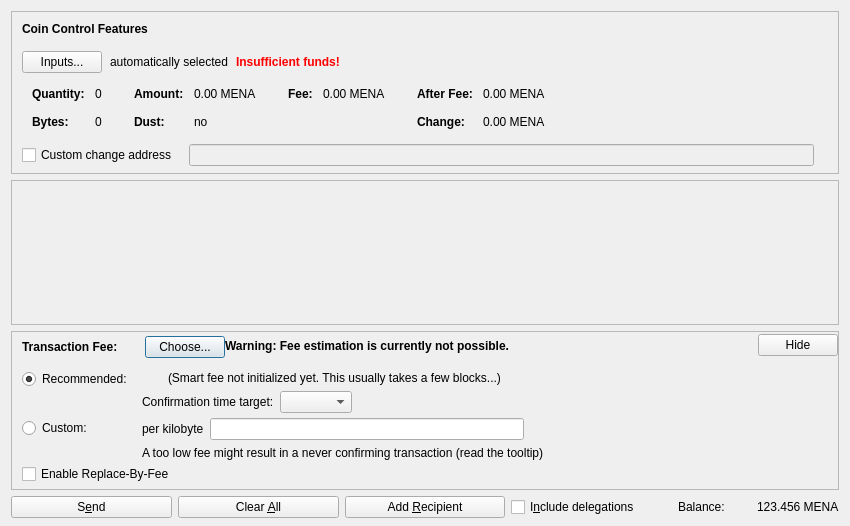
<?xml version="1.0" encoding="UTF-8"?>
<ui version="4.0">
 <class>SendCoinsDialog</class>
 <widget class="QDialog" name="SendCoinsDialog">
  <property name="geometry">
   <rect>
    <x>0</x>
    <y>0</y>
    <width>850</width>
    <height>526</height>
   </rect>
  </property>
  <property name="windowTitle">
   <string>Send Coins</string>
  </property>
  <layout class="QVBoxLayout" name="verticalLayout" stretch="0,1,0,0">
   <property name="bottomMargin">
    <number>8</number>
   </property>
   <item>
    <widget class="QFrame" name="frameCoinControl">
     <property name="sizePolicy">
      <sizepolicy hsizetype="Expanding" vsizetype="Expanding">
       <horstretch>0</horstretch>
       <verstretch>0</verstretch>
      </sizepolicy>
     </property>
     <property name="maximumSize">
      <size>
       <width>16777215</width>
       <height>16777215</height>
      </size>
     </property>
     <property name="frameShape">
      <enum>QFrame::StyledPanel</enum>
     </property>
     <property name="frameShadow">
      <enum>QFrame::Sunken</enum>
     </property>
     <layout class="QVBoxLayout" name="verticalLayoutCoinControl2">
      <property name="spacing">
       <number>0</number>
      </property>
      <property name="leftMargin">
       <number>0</number>
      </property>
      <property name="topMargin">
       <number>0</number>
      </property>
      <property name="rightMargin">
       <number>0</number>
      </property>
      <property name="bottomMargin">
       <number>6</number>
      </property>
      <item>
       <layout class="QVBoxLayout" name="verticalLayoutCoinControl" stretch="0,0,0,0,1">
        <property name="spacing">
         <number>0</number>
        </property>
        <property name="leftMargin">
         <number>10</number>
        </property>
        <property name="topMargin">
         <number>10</number>
        </property>
        <item>
         <layout class="QHBoxLayout" name="horizontalLayoutCoinControl1">
          <property name="bottomMargin">
           <number>15</number>
          </property>
          <item>
           <widget class="QLabel" name="labelCoinControlFeatures">
            <property name="sizePolicy">
             <sizepolicy hsizetype="Preferred" vsizetype="Maximum">
              <horstretch>0</horstretch>
              <verstretch>0</verstretch>
             </sizepolicy>
            </property>
            <property name="font">
             <font>
              <weight>75</weight>
              <bold>true</bold>
             </font>
            </property>
            <property name="styleSheet">
             <string notr="true">font-weight:bold;</string>
            </property>
            <property name="text">
             <string>Coin Control Features</string>
            </property>
           </widget>
          </item>
         </layout>
        </item>
        <item>
         <layout class="QHBoxLayout" name="horizontalLayoutCoinControl2" stretch="0,0,0,0">
          <property name="spacing">
           <number>8</number>
          </property>
          <property name="bottomMargin">
           <number>10</number>
          </property>
          <item>
           <widget class="QPushButton" name="pushButtonCoinControl">
            <property name="styleSheet">
             <string notr="true"/>
            </property>
            <property name="text">
             <string>Inputs...</string>
            </property>
            <property name="autoDefault">
             <bool>false</bool>
            </property>
           </widget>
          </item>
          <item>
           <widget class="QLabel" name="labelCoinControlAutomaticallySelected">
            <property name="text">
             <string>automatically selected</string>
            </property>
            <property name="margin">
             <number>5</number>
            </property>
           </widget>
          </item>
          <item>
           <widget class="QLabel" name="labelCoinControlInsuffFunds">
            <property name="font">
             <font>
              <weight>75</weight>
              <bold>true</bold>
             </font>
            </property>
            <property name="styleSheet">
             <string notr="true">color:red;font-weight:bold;</string>
            </property>
            <property name="text">
             <string>Insufficient funds!</string>
            </property>
            <property name="margin">
             <number>5</number>
            </property>
           </widget>
          </item>
          <item>
           <spacer name="horizontalSpacerCoinControl">
            <property name="orientation">
             <enum>Qt::Horizontal</enum>
            </property>
            <property name="sizeHint" stdset="0">
             <size>
              <width>40</width>
              <height>1</height>
             </size>
            </property>
           </spacer>
          </item>
         </layout>
        </item>
        <item>
         <widget class="QWidget" name="widgetCoinControl" native="true">
          <property name="sizePolicy">
           <sizepolicy hsizetype="Preferred" vsizetype="Preferred">
            <horstretch>0</horstretch>
            <verstretch>0</verstretch>
           </sizepolicy>
          </property>
          <property name="minimumSize">
           <size>
            <width>0</width>
            <height>0</height>
           </size>
          </property>
          <property name="styleSheet">
           <string notr="true"/>
          </property>
          <layout class="QHBoxLayout" name="horizontalLayoutCoinControl5">
           <property name="leftMargin">
            <number>0</number>
           </property>
           <property name="topMargin">
            <number>0</number>
           </property>
           <property name="rightMargin">
            <number>0</number>
           </property>
           <property name="bottomMargin">
            <number>0</number>
           </property>
           <item>
            <layout class="QHBoxLayout" name="horizontalLayoutCoinControl3" stretch="0,0,0,1">
             <property name="spacing">
              <number>20</number>
             </property>
             <property name="topMargin">
              <number>0</number>
             </property>
             <property name="bottomMargin">
              <number>10</number>
             </property>
             <item>
              <layout class="QFormLayout" name="formLayoutCoinControl1">
               <property name="horizontalSpacing">
                <number>10</number>
               </property>
               <property name="verticalSpacing">
                <number>14</number>
               </property>
               <property name="leftMargin">
                <number>10</number>
               </property>
               <property name="topMargin">
                <number>4</number>
               </property>
               <property name="rightMargin">
                <number>6</number>
               </property>
               <item row="0" column="0">
                <widget class="QLabel" name="labelCoinControlQuantityText">
                 <property name="font">
                  <font>
                   <weight>75</weight>
                   <bold>true</bold>
                  </font>
                 </property>
                 <property name="text">
                  <string>Quantity:</string>
                 </property>
                 <property name="margin">
                  <number>0</number>
                 </property>
                </widget>
               </item>
               <item row="0" column="1">
                <widget class="QLabel" name="labelCoinControlQuantity">
                 <property name="cursor">
                  <cursorShape>IBeamCursor</cursorShape>
                 </property>
                 <property name="contextMenuPolicy">
                  <enum>Qt::ActionsContextMenu</enum>
                 </property>
                 <property name="text">
                  <string notr="true">0</string>
                 </property>
                 <property name="margin">
                  <number>0</number>
                 </property>
                 <property name="textInteractionFlags">
                  <set>Qt::LinksAccessibleByMouse|Qt::TextSelectableByKeyboard|Qt::TextSelectableByMouse</set>
                 </property>
                </widget>
               </item>
               <item row="1" column="0">
                <widget class="QLabel" name="labelCoinControlBytesText">
                 <property name="font">
                  <font>
                   <weight>75</weight>
                   <bold>true</bold>
                  </font>
                 </property>
                 <property name="text">
                  <string>Bytes:</string>
                 </property>
                </widget>
               </item>
               <item row="1" column="1">
                <widget class="QLabel" name="labelCoinControlBytes">
                 <property name="cursor">
                  <cursorShape>IBeamCursor</cursorShape>
                 </property>
                 <property name="contextMenuPolicy">
                  <enum>Qt::ActionsContextMenu</enum>
                 </property>
                 <property name="text">
                  <string notr="true">0</string>
                 </property>
                 <property name="textInteractionFlags">
                  <set>Qt::LinksAccessibleByMouse|Qt::TextSelectableByKeyboard|Qt::TextSelectableByMouse</set>
                 </property>
                </widget>
               </item>
              </layout>
             </item>
             <item>
              <layout class="QFormLayout" name="formLayoutCoinControl2">
               <property name="horizontalSpacing">
                <number>10</number>
               </property>
               <property name="verticalSpacing">
                <number>14</number>
               </property>
               <property name="leftMargin">
                <number>6</number>
               </property>
               <property name="topMargin">
                <number>4</number>
               </property>
               <property name="rightMargin">
                <number>6</number>
               </property>
               <item row="0" column="0">
                <widget class="QLabel" name="labelCoinControlAmountText">
                 <property name="font">
                  <font>
                   <weight>75</weight>
                   <bold>true</bold>
                  </font>
                 </property>
                 <property name="text">
                  <string>Amount:</string>
                 </property>
                 <property name="margin">
                  <number>0</number>
                 </property>
                </widget>
               </item>
               <item row="0" column="1">
                <widget class="QLabel" name="labelCoinControlAmount">
                 <property name="cursor">
                  <cursorShape>IBeamCursor</cursorShape>
                 </property>
                 <property name="contextMenuPolicy">
                  <enum>Qt::ActionsContextMenu</enum>
                 </property>
                 <property name="text">
                  <string notr="true">0.00 MENA</string>
                 </property>
                 <property name="textInteractionFlags">
                  <set>Qt::LinksAccessibleByMouse|Qt::TextSelectableByKeyboard|Qt::TextSelectableByMouse</set>
                 </property>
                </widget>
               </item>
               <item row="1" column="0">
                <widget class="QLabel" name="labelCoinControlLowOutputText">
                 <property name="font">
                  <font>
                   <weight>75</weight>
                   <bold>true</bold>
                  </font>
                 </property>
                 <property name="text">
                  <string>Dust:</string>
                 </property>
                </widget>
               </item>
               <item row="1" column="1">
                <widget class="QLabel" name="labelCoinControlLowOutput">
                 <property name="cursor">
                  <cursorShape>IBeamCursor</cursorShape>
                 </property>
                 <property name="contextMenuPolicy">
                  <enum>Qt::ActionsContextMenu</enum>
                 </property>
                 <property name="text">
                  <string notr="true">no</string>
                 </property>
                 <property name="textInteractionFlags">
                  <set>Qt::LinksAccessibleByMouse|Qt::TextSelectableByKeyboard|Qt::TextSelectableByMouse</set>
                 </property>
                </widget>
               </item>
              </layout>
             </item>
             <item>
              <layout class="QFormLayout" name="formLayoutCoinControl3">
               <property name="horizontalSpacing">
                <number>10</number>
               </property>
               <property name="verticalSpacing">
                <number>14</number>
               </property>
               <property name="leftMargin">
                <number>6</number>
               </property>
               <property name="topMargin">
                <number>4</number>
               </property>
               <property name="rightMargin">
                <number>6</number>
               </property>
               <item row="0" column="0">
                <widget class="QLabel" name="labelCoinControlFeeText">
                 <property name="font">
                  <font>
                   <weight>75</weight>
                   <bold>true</bold>
                  </font>
                 </property>
                 <property name="text">
                  <string>Fee:</string>
                 </property>
                 <property name="margin">
                  <number>0</number>
                 </property>
                </widget>
               </item>
               <item row="0" column="1">
                <widget class="QLabel" name="labelCoinControlFee">
                 <property name="cursor">
                  <cursorShape>IBeamCursor</cursorShape>
                 </property>
                 <property name="contextMenuPolicy">
                  <enum>Qt::ActionsContextMenu</enum>
                 </property>
                 <property name="text">
                  <string notr="true">0.00 MENA</string>
                 </property>
                 <property name="textInteractionFlags">
                  <set>Qt::LinksAccessibleByMouse|Qt::TextSelectableByKeyboard|Qt::TextSelectableByMouse</set>
                 </property>
                </widget>
               </item>
              </layout>
             </item>
             <item>
              <layout class="QFormLayout" name="formLayoutCoinControl4">
               <property name="horizontalSpacing">
                <number>10</number>
               </property>
               <property name="verticalSpacing">
                <number>14</number>
               </property>
               <property name="leftMargin">
                <number>6</number>
               </property>
               <property name="topMargin">
                <number>4</number>
               </property>
               <property name="rightMargin">
                <number>6</number>
               </property>
               <item row="0" column="0">
                <widget class="QLabel" name="labelCoinControlAfterFeeText">
                 <property name="font">
                  <font>
                   <weight>75</weight>
                   <bold>true</bold>
                  </font>
                 </property>
                 <property name="text">
                  <string>After Fee:</string>
                 </property>
                 <property name="margin">
                  <number>0</number>
                 </property>
                </widget>
               </item>
               <item row="0" column="1">
                <widget class="QLabel" name="labelCoinControlAfterFee">
                 <property name="cursor">
                  <cursorShape>IBeamCursor</cursorShape>
                 </property>
                 <property name="contextMenuPolicy">
                  <enum>Qt::ActionsContextMenu</enum>
                 </property>
                 <property name="text">
                  <string notr="true">0.00 MENA</string>
                 </property>
                 <property name="textInteractionFlags">
                  <set>Qt::LinksAccessibleByMouse|Qt::TextSelectableByKeyboard|Qt::TextSelectableByMouse</set>
                 </property>
                </widget>
               </item>
               <item row="1" column="0">
                <widget class="QLabel" name="labelCoinControlChangeText">
                 <property name="font">
                  <font>
                   <weight>75</weight>
                   <bold>true</bold>
                  </font>
                 </property>
                 <property name="text">
                  <string>Change:</string>
                 </property>
                </widget>
               </item>
               <item row="1" column="1">
                <widget class="QLabel" name="labelCoinControlChange">
                 <property name="cursor">
                  <cursorShape>IBeamCursor</cursorShape>
                 </property>
                 <property name="contextMenuPolicy">
                  <enum>Qt::ActionsContextMenu</enum>
                 </property>
                 <property name="text">
                  <string notr="true">0.00 MENA</string>
                 </property>
                 <property name="textInteractionFlags">
                  <set>Qt::LinksAccessibleByMouse|Qt::TextSelectableByKeyboard|Qt::TextSelectableByMouse</set>
                 </property>
                </widget>
               </item>
              </layout>
             </item>
            </layout>
           </item>
          </layout>
         </widget>
        </item>
        <item>
         <layout class="QHBoxLayout" name="horizontalLayoutCoinControl4" stretch="0,0,0">
          <property name="spacing">
           <number>12</number>
          </property>
          <property name="sizeConstraint">
           <enum>QLayout::SetDefaultConstraint</enum>
          </property>
          <property name="topMargin">
           <number>5</number>
          </property>
          <property name="rightMargin">
           <number>5</number>
          </property>
          <item>
           <widget class="QCheckBox" name="checkBoxCoinControlChange">
            <property name="toolTip">
             <string>If this is activated, but the change address is empty or invalid, change will be sent to a newly generated address.</string>
            </property>
            <property name="text">
             <string>Custom change address</string>
            </property>
           </widget>
          </item>
          <item>
           <widget class="QValidatedLineEdit" name="lineEditCoinControlChange">
            <property name="enabled">
             <bool>false</bool>
            </property>
            <property name="sizePolicy">
             <sizepolicy hsizetype="Expanding" vsizetype="Fixed">
              <horstretch>0</horstretch>
              <verstretch>0</verstretch>
             </sizepolicy>
            </property>
           </widget>
          </item>
          <item>
           <widget class="QLabel" name="labelCoinControlChangeLabel">
            <property name="sizePolicy">
             <sizepolicy hsizetype="Preferred" vsizetype="Expanding">
              <horstretch>0</horstretch>
              <verstretch>0</verstretch>
             </sizepolicy>
            </property>
            <property name="minimumSize">
             <size>
              <width>0</width>
              <height>0</height>
             </size>
            </property>
            <property name="text">
             <string/>
            </property>
            <property name="margin">
             <number>3</number>
            </property>
           </widget>
          </item>
         </layout>
        </item>
        <item>
         <spacer name="verticalSpacerCoinControl">
          <property name="orientation">
           <enum>Qt::Vertical</enum>
          </property>
          <property name="sizeHint" stdset="0">
           <size>
            <width>800</width>
            <height>1</height>
           </size>
          </property>
         </spacer>
        </item>
       </layout>
      </item>
     </layout>
    </widget>
   </item>
   <item>
    <widget class="QScrollArea" name="scrollArea">
     <property name="widgetResizable">
      <bool>true</bool>
     </property>
     <widget class="QWidget" name="scrollAreaWidgetContents">
      <property name="geometry">
       <rect>
        <x>0</x>
        <y>0</y>
        <width>830</width>
        <height>104</height>
       </rect>
      </property>
      <layout class="QVBoxLayout" name="verticalLayout_2" stretch="0,1">
       <property name="leftMargin">
        <number>0</number>
       </property>
       <property name="topMargin">
        <number>0</number>
       </property>
       <property name="rightMargin">
        <number>0</number>
       </property>
       <property name="bottomMargin">
        <number>0</number>
       </property>
       <item>
        <layout class="QVBoxLayout" name="entries">
         <property name="spacing">
          <number>6</number>
         </property>
        </layout>
       </item>
       <item>
        <spacer name="verticalSpacer">
         <property name="orientation">
          <enum>Qt::Vertical</enum>
         </property>
         <property name="sizeHint" stdset="0">
          <size>
           <width>20</width>
           <height>40</height>
          </size>
         </property>
        </spacer>
       </item>
      </layout>
     </widget>
    </widget>
   </item>
   <item>
    <widget class="QFrame" name="frameFee">
     <property name="sizePolicy">
      <sizepolicy hsizetype="Expanding" vsizetype="Expanding">
       <horstretch>0</horstretch>
       <verstretch>0</verstretch>
      </sizepolicy>
     </property>
     <property name="maximumSize">
      <size>
       <width>16777215</width>
       <height>16777215</height>
      </size>
     </property>
     <property name="frameShape">
      <enum>QFrame::StyledPanel</enum>
     </property>
     <property name="frameShadow">
      <enum>QFrame::Sunken</enum>
     </property>
     <layout class="QVBoxLayout" name="verticalLayoutFee1">
      <property name="spacing">
       <number>0</number>
      </property>
      <property name="leftMargin">
       <number>0</number>
      </property>
      <property name="topMargin">
       <number>0</number>
      </property>
      <property name="rightMargin">
       <number>0</number>
      </property>
      <property name="bottomMargin">
       <number>0</number>
      </property>
      <item>
       <layout class="QVBoxLayout" name="verticalLayoutFee2" stretch="0,0,0">
        <property name="spacing">
         <number>0</number>
        </property>
        <property name="leftMargin">
         <number>10</number>
        </property>
        <property name="topMargin">
         <number>0</number>
        </property>
        <item>
         <layout class="QHBoxLayout" name="horizontalLayoutFee1">
          <property name="bottomMargin">
           <number>0</number>
          </property>
          <item>
           <layout class="QVBoxLayout" name="verticalLayoutFee7">
            <property name="spacing">
             <number>0</number>
            </property>
            <item>
             <spacer name="verticalSpacerSmartFee">
              <property name="orientation">
               <enum>Qt::Vertical</enum>
              </property>
              <property name="sizeType">
               <enum>QSizePolicy::Fixed</enum>
              </property>
              <property name="sizeHint" stdset="0">
               <size>
                <width>1</width>
                <height>4</height>
               </size>
              </property>
             </spacer>
            </item>
            <item>
             <layout class="QHBoxLayout" name="horizontalLayoutSmartFee">
              <property name="spacing">
               <number>10</number>
              </property>
              <item>
               <widget class="QLabel" name="labelFeeHeadline">
                <property name="sizePolicy">
                 <sizepolicy hsizetype="Preferred" vsizetype="Maximum">
                  <horstretch>0</horstretch>
                  <verstretch>0</verstretch>
                 </sizepolicy>
                </property>
                <property name="font">
                 <font>
                  <weight>75</weight>
                  <bold>true</bold>
                 </font>
                </property>
                <property name="styleSheet">
                 <string notr="true">font-weight:bold;</string>
                </property>
                <property name="text">
                 <string>Transaction Fee:</string>
                </property>
               </widget>
              </item>
              <item>
               <widget class="QLabel" name="labelFeeMinimized">
                <property name="text">
                 <string/>
                </property>
               </widget>
              </item>
              <item>
               <widget class="QPushButton" name="buttonChooseFee">
                <property name="text">
                 <string>Choose...</string>
                </property>
               </widget>
              </item>
             </layout>
            </item>
            <item>
             <spacer name="verticalSpacer_5">
              <property name="orientation">
               <enum>Qt::Vertical</enum>
              </property>
              <property name="sizeHint" stdset="0">
               <size>
                <width>1</width>
                <height>1</height>
               </size>
              </property>
             </spacer>
            </item>
           </layout>
          </item>
          <item>
           <widget class="QLabel" name="fallbackFeeWarningLabel">
            <property name="toolTip">
             <string>Using the fallbackfee can result in sending a transaction that will take several hours or days (or never) to confirm. Consider choosing your fee manually or wait until you have validated the complete chain.</string>
            </property>
            <property name="font">
            <font>
                <weight>75</weight>
                <bold>true</bold>
            </font>
            </property>
            <property name="text">
             <string>Warning: Fee estimation is currently not possible.</string>
            </property>
            <property name="wordWrap">
             <bool>false</bool>
            </property>
           </widget>
          </item>
          <item>
           <spacer name="horizontalSpacer_4">
            <property name="orientation">
             <enum>Qt::Horizontal</enum>
            </property>
            <property name="sizeType">
             <enum>QSizePolicy::MinimumExpanding</enum>
            </property>
            <property name="sizeHint" stdset="0">
             <size>
              <width>40</width>
              <height>20</height>
             </size>
            </property>
           </spacer>
          </item>
          <item>
           <widget class="QPushButton" name="buttonMinimizeFee">
            <property name="toolTip">
             <string>Hide transaction fee settings</string>
            </property>
            <property name="text">
             <string>Hide</string>
            </property>
           </widget>
          </item>
         </layout>
        </item>
        <item>
         <widget class="QFrame" name="frameFeeSelection">
          <layout class="QVBoxLayout" name="verticalLayoutFee12">
           <property name="spacing">
            <number>0</number>
           </property>
           <property name="leftMargin">
            <number>0</number>
           </property>
           <property name="topMargin">
            <number>0</number>
           </property>
           <property name="rightMargin">
            <number>0</number>
           </property>
           <property name="bottomMargin">
            <number>0</number>
           </property>
           <item>
            <layout class="QGridLayout" name="gridLayoutFee">
             <property name="topMargin">
              <number>10</number>
             </property>
             <property name="bottomMargin">
              <number>4</number>
             </property>
             <property name="horizontalSpacing">
              <number>10</number>
             </property>
             <property name="verticalSpacing">
              <number>4</number>
             </property>
             <item row="1" column="1">
              <layout class="QVBoxLayout" name="verticalLayoutFee8">
               <property name="spacing">
                <number>6</number>
               </property>
               <item>
                <layout class="QHBoxLayout" name="horizontalLayoutFee13">
                 <item>
                  <widget class="QLabel" name="labelCustomPerKilobyte">
                   <property name="toolTip">
                    <string>Specify a custom fee per kB (1,000 bytes) of the transaction's virtual size.

Note:  Since the fee is calculated on a per-byte basis, a fee of "100 satoshis per kB" for a transaction size of 500 bytes (half of 1 kB) would ultimately yield a fee of only 50 satoshis.</string>
                   </property>
                   <property name="text">
                    <string>per kilobyte</string>
                   </property>
                  </widget>
                 </item>
                 <item>
                  <widget class="BitcoinAmountField" name="customFee"/>
                 </item>
                 <item>
                  <spacer name="horizontalSpacer_6">
                   <property name="orientation">
                    <enum>Qt::Horizontal</enum>
                   </property>
                   <property name="sizeHint" stdset="0">
                    <size>
                     <width>1</width>
                     <height>1</height>
                    </size>
                   </property>
                  </spacer>
                 </item>
                </layout>
               </item>
               <item>
                <layout class="QHBoxLayout" name="horizontalLayoutFee8">
                 <item>
                  <widget class="QLabel" name="labelCustomFeeWarning">
                   <property name="enabled">
                    <bool>true</bool>
                   </property>
                   <property name="toolTip">
                    <string>When there is less transaction volume than space in the blocks, miners as well as relaying nodes may enforce a minimum fee. Paying only this minimum fee is just fine, but be aware that this can result in a never confirming transaction once there is more demand for bitcoin transactions than the network can process.</string>
                   </property>
                   <property name="text">
                    <string>A too low fee might result in a never confirming transaction (read the tooltip)</string>
                   </property>
                  </widget>
                 </item>
                 <item>
                  <spacer name="horizontalSpacer_2">
                   <property name="orientation">
                    <enum>Qt::Horizontal</enum>
                   </property>
                   <property name="sizeHint" stdset="0">
                    <size>
                     <width>1</width>
                     <height>1</height>
                    </size>
                   </property>
                  </spacer>
                 </item>
                </layout>
               </item>
              </layout>
             </item>
             <item row="0" column="0">
              <layout class="QVBoxLayout" name="verticalLayoutFee4" stretch="0,1">
               <item>
                <widget class="QRadioButton" name="radioSmartFee">
                 <property name="text">
                  <string>Recommended:</string>
                 </property>
                 <property name="checked">
                  <bool>true</bool>
                 </property>
                 <attribute name="buttonGroup">
                  <string notr="true">groupFee</string>
                 </attribute>
                </widget>
               </item>
               <item>
                <spacer name="verticalSpacer_2">
                 <property name="orientation">
                  <enum>Qt::Vertical</enum>
                 </property>
                 <property name="sizeHint" stdset="0">
                  <size>
                   <width>1</width>
                   <height>1</height>
                  </size>
                 </property>
                </spacer>
               </item>
              </layout>
             </item>
             <item row="1" column="0">
              <layout class="QVBoxLayout" name="verticalLayoutFee9" stretch="0,1">
               <item>
                <widget class="QRadioButton" name="radioCustomFee">
                 <property name="text">
                  <string>Custom:</string>
                 </property>
                 <attribute name="buttonGroup">
                  <string notr="true">groupFee</string>
                 </attribute>
                </widget>
               </item>
               <item>
                <spacer name="verticalSpacer_6">
                 <property name="orientation">
                  <enum>Qt::Vertical</enum>
                 </property>
                 <property name="sizeHint" stdset="0">
                  <size>
                   <width>1</width>
                   <height>1</height>
                  </size>
                 </property>
                </spacer>
               </item>
              </layout>
             </item>
             <item row="0" column="1">
              <layout class="QVBoxLayout" name="verticalLayoutFee3" stretch="0,0,1">
               <property name="spacing">
                <number>6</number>
               </property>
               <property name="topMargin">
                <number>2</number>
               </property>
               <item>
                <layout class="QHBoxLayout" name="horizontalLayoutFee12">
                 <item>
                  <widget class="QLabel" name="labelSmartFee">
                   <property name="text">
                    <string/>
                   </property>
                  </widget>
                 </item>
                 <item>
                  <widget class="QLabel" name="labelFeeEstimation">
                   <property name="text">
                    <string/>
                   </property>
                  </widget>
                 </item>
                 <item>
                  <widget class="QLabel" name="labelSmartFee2">
                   <property name="text">
                    <string>(Smart fee not initialized yet. This usually takes a few blocks...)</string>
                   </property>
                  </widget>
                 </item>
                 <item>
                  <spacer name="horizontalSpacer_5">
                   <property name="orientation">
                    <enum>Qt::Horizontal</enum>
                   </property>
                   <property name="sizeHint" stdset="0">
                    <size>
                     <width>1</width>
                     <height>1</height>
                    </size>
                   </property>
                  </spacer>
                 </item>
                </layout>
               </item>
               <item>
                <layout class="QHBoxLayout" name="horizontalLayoutFee9">
                 <item>
                  <layout class="QVBoxLayout" name="verticalLayoutFee6">
                   <item>
                    <widget class="QLabel" name="labelSmartFee3">
                     <property name="text">
                      <string>Confirmation time target:</string>
                     </property>
                    </widget>
                   </item>
                  </layout>
                 </item>
                 <item>
                  <layout class="QVBoxLayout" name="verticalLayoutFee5">
                   <property name="rightMargin">
                    <number>30</number>
                   </property>
                   <item>
                    <layout class="QHBoxLayout" name="horizontalLayoutConfTarget">
                     <property name="bottomMargin">
                      <number>0</number>
                     </property>
                     <item>
                      <widget class="QComboBox" name="confTargetSelector"/>
                     </item>
                     <item>
                      <spacer name="horizontalSpacerConfTarget">
                       <property name="orientation">
                        <enum>Qt::Horizontal</enum>
                       </property>
                       <property name="sizeHint" stdset="0">
                        <size>
                         <width>40</width>
                         <height>20</height>
                        </size>
                       </property>
                      </spacer>
                     </item>
                    </layout>
                   </item>
                  </layout>
                 </item>
                </layout>
               </item>
               <item>
                <spacer name="verticalSpacer_4">
                 <property name="orientation">
                  <enum>Qt::Vertical</enum>
                 </property>
                 <property name="sizeHint" stdset="0">
                  <size>
                   <width>1</width>
                   <height>1</height>
                  </size>
                 </property>
                </spacer>
               </item>
              </layout>
             </item>
            </layout>
           </item>
           <item>
            <widget class="QCheckBox" name="optInRBF">
             <property name="text">
              <string>Enable Replace-By-Fee</string>
             </property>
             <property name="toolTip">
              <string>With Replace-By-Fee (BIP-125) you can increase a transaction's fee after it is sent. Without this, a higher fee may be recommended to compensate for increased transaction delay risk.</string>
             </property>
            </widget>
           </item>
          </layout>
         </widget>
        </item>
        <item>
         <spacer name="verticalSpacerFee">
          <property name="orientation">
           <enum>Qt::Vertical</enum>
          </property>
          <property name="sizeHint" stdset="0">
           <size>
            <width>40</width>
            <height>5</height>
           </size>
          </property>
         </spacer>
        </item>
       </layout>
      </item>
     </layout>
    </widget>
   </item>
   <item>
    <layout class="QHBoxLayout" name="horizontalLayout">
     <item>
      <widget class="QPushButton" name="sendButton">
       <property name="minimumSize">
        <size>
         <width>150</width>
         <height>0</height>
        </size>
       </property>
       <property name="toolTip">
        <string>Confirm the send action</string>
       </property>
       <property name="text">
        <string>S&amp;end</string>
       </property>
       <property name="icon">
        <iconset resource="../bitcoin.qrc">
         <normaloff>:/icons/send</normaloff>:/icons/send</iconset>
       </property>
       <property name="autoDefault">
        <bool>false</bool>
       </property>
       <property name="default">
        <bool>false</bool>
       </property>
      </widget>
     </item>
     <item>
      <widget class="QPushButton" name="clearButton">
       <property name="sizePolicy">
        <sizepolicy hsizetype="Minimum" vsizetype="Fixed">
         <horstretch>0</horstretch>
         <verstretch>0</verstretch>
        </sizepolicy>
       </property>
       <property name="toolTip">
        <string>Clear all fields of the form.</string>
       </property>
       <property name="text">
        <string>Clear &amp;All</string>
       </property>
       <property name="icon">
        <iconset resource="../bitcoin.qrc">
         <normaloff>:/icons/remove</normaloff>:/icons/remove</iconset>
       </property>
       <property name="autoDefault">
        <bool>false</bool>
       </property>
      </widget>
     </item>
     <item>
      <widget class="QPushButton" name="addButton">
       <property name="toolTip">
        <string>Send to multiple recipients at once</string>
       </property>
       <property name="text">
        <string>Add &amp;Recipient</string>
       </property>
       <property name="icon">
        <iconset resource="../bitcoin.qrc">
         <normaloff>:/icons/add</normaloff>:/icons/add</iconset>
       </property>
       <property name="autoDefault">
        <bool>false</bool>
       </property>
      </widget>
     </item>
     <item>
      <widget class="QCheckBox" name="checkboxIncludeDelegations">
       <property name="toolTip">
        <string>When calculating the available balance, take into account delegations also. If unchecked, the available balance will reflect only the coins currently in the wallet.</string>
       </property>
       <property name="text">
        <string>I&amp;nclude delegations</string>
       </property>
      </widget>
     </item>
     <item>
      <layout class="QHBoxLayout" name="horizontalLayout_2">
       <property name="spacing">
        <number>3</number>
       </property>
       <item>
        <widget class="QLabel" name="labelBalanceName">
         <property name="sizePolicy">
          <sizepolicy hsizetype="Preferred" vsizetype="Fixed">
           <horstretch>0</horstretch>
           <verstretch>0</verstretch>
          </sizepolicy>
         </property>
         <property name="text">
          <string>Balance:</string>
         </property>
        </widget>
       </item>
       <item>
        <widget class="QLabel" name="labelBalance">
         <property name="sizePolicy">
          <sizepolicy hsizetype="Preferred" vsizetype="Fixed">
           <horstretch>0</horstretch>
           <verstretch>0</verstretch>
          </sizepolicy>
         </property>
         <property name="cursor">
          <cursorShape>IBeamCursor</cursorShape>
         </property>
         <property name="text">
          <string notr="true">123.456 MENA</string>
         </property>
         <property name="textInteractionFlags">
          <set>Qt::LinksAccessibleByMouse|Qt::TextSelectableByKeyboard|Qt::TextSelectableByMouse</set>
         </property>
        </widget>
       </item>
      </layout>
     </item>
    </layout>
   </item>
  </layout>
 </widget>
 <customwidgets>
  <customwidget>
   <class>QValidatedLineEdit</class>
   <extends>QLineEdit</extends>
   <header>qt/qvalidatedlineedit.h</header>
  </customwidget>
  <customwidget>
   <class>BitcoinAmountField</class>
   <extends>QLineEdit</extends>
   <header>qt/bitcoinamountfield.h</header>
   <container>1</container>
  </customwidget>
 </customwidgets>
 <resources>
  <include location="../bitcoin.qrc"/>
 </resources>
 <connections/>
 <buttongroups>
  <buttongroup name="groupFee"/>
 </buttongroups>
</ui>
